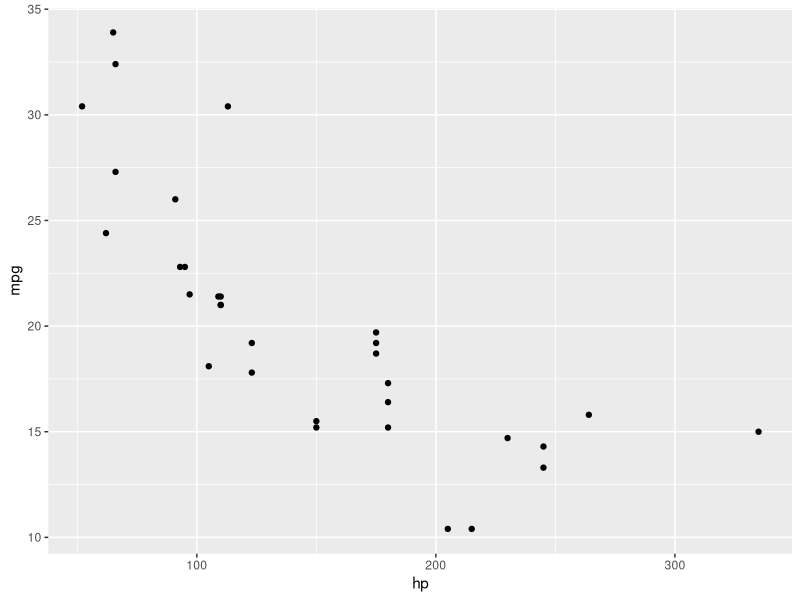
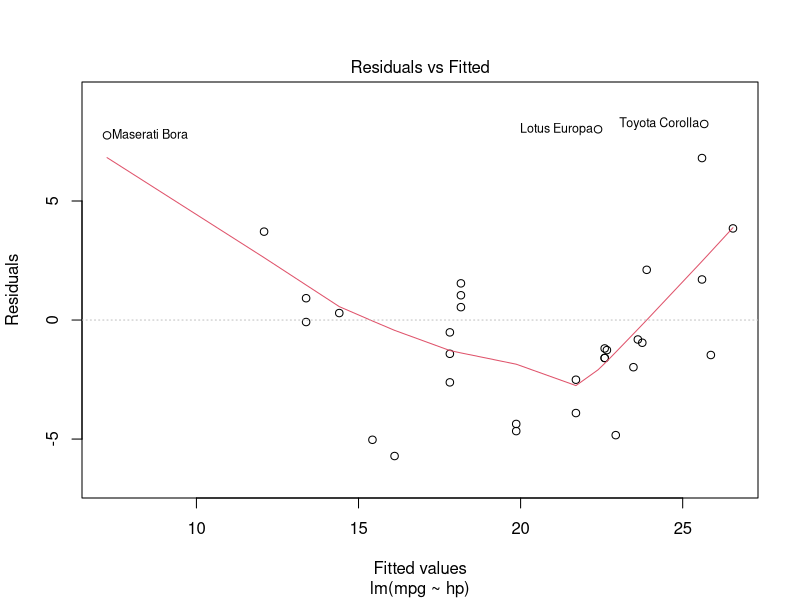
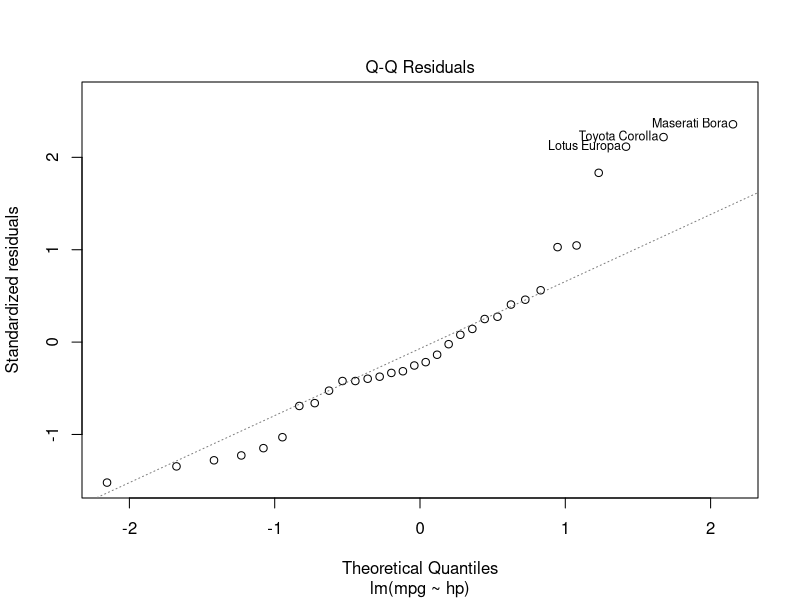
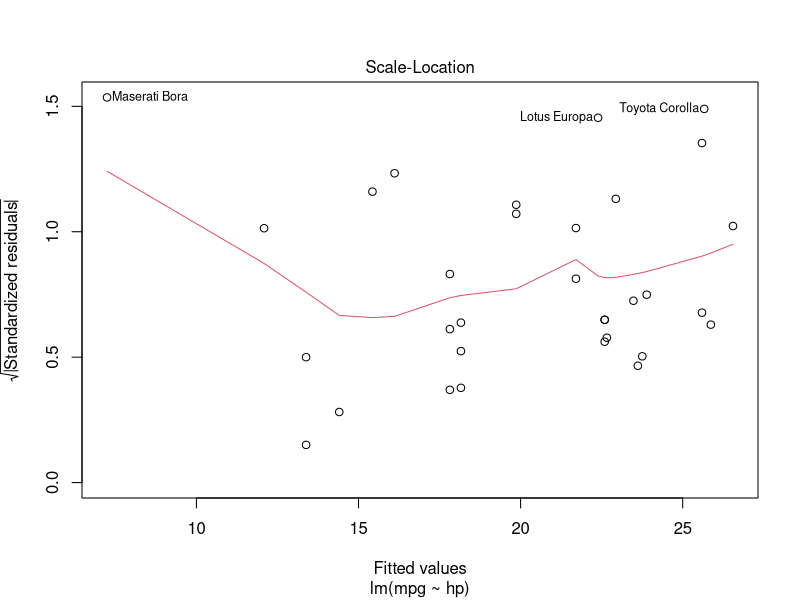
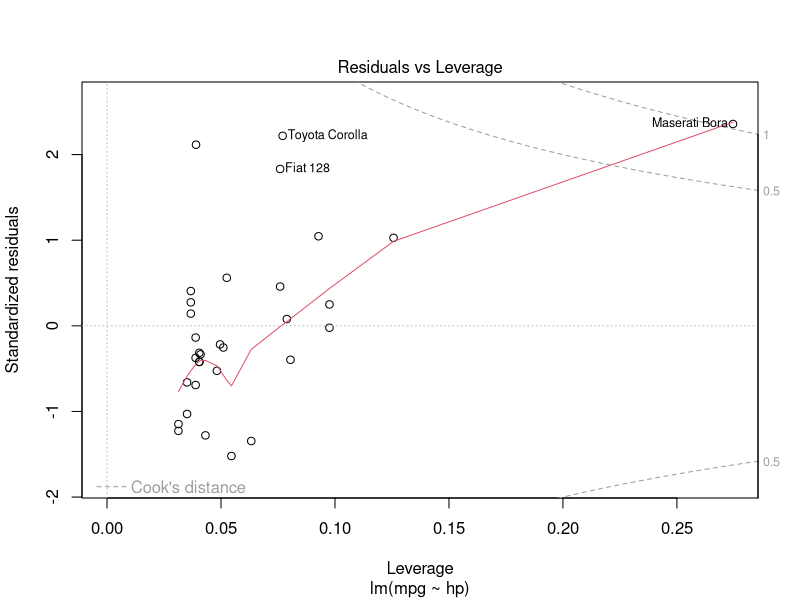

R code for these plots, in order:
## ---- chunk 1
library(tidyverse)
mtcars <- mtcars
## ---- chunk 2
plt_1 <- 
  {ggplot(mtcars, aes(hp, mpg)) + geom_point()} %>% 
  print
## ---- chunk 3
with(data = mtcars,
  cor(x = hp, y = mpg))
## ---- chunk 4
with(data = mtcars,
  cor(x = hp, y = mpg, method = 'spearman'))
## ---- chunk 5

# do linear regression
m <- lm(formula = mpg ~ hp, data = mtcars)

m # quick overview
## ---- chunk 6
summary(m) # shows more analysis than just print(m)
## ---- chunk 7

plot(m)
## ---- chunk 8

anscombe <- datasets::anscombe
